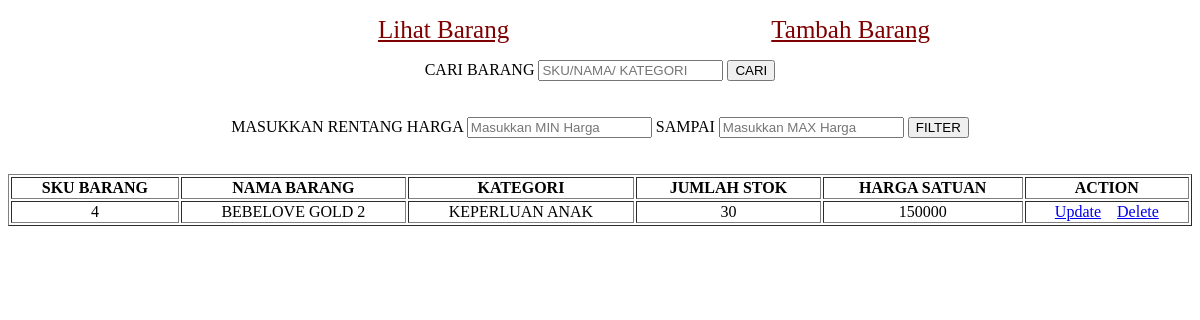
The page /barokah_minimarket/index.php?cari=4 on the database its author committed.
### tables this page shows
CREATE TABLE `barang` (
  `sku` varchar(5) NOT NULL,
  `nama` varchar(40) NOT NULL,
  `kategori` varchar(40) NOT NULL,
  `stok` varchar(40) NOT NULL,
  `harga` int(40) NOT NULL
);

### barokah_minimarket/conn.php (called while the page is built, shortened)
<?php
   function connection() {
   $dbServer = 'localhost';
   $dbUser = 'root';
   $dbPass = '';
   $dbName = "barokah";
   $conn = mysqli_connect($dbServer, $dbUser, $dbPass);
   mysqli_select_db($conn,$dbName);
   return $conn;
}
 ?>

### barokah_minimarket/index.php (the view, shortened to what this page needs)
<?php
   include ('conn.php');
 ?>
 <!DOCTYPE html>
 <html>
 <head>
 </head>
 <body>
 	<div class="menu">
 		<ul>
 		<li style="margin-left: 330px"><a href="<?php echo "index.php"; ?>">Lihat Barang</a></li>
 		<li><a href="<?php echo "tambah.php"; ?>">Tambah Barang</a></li>
 		</ul>
 	</div>
  <div class="cari">
    <form method="GET">
      <label>CARI BARANG</label>
      <input type="text" name="cari" placeholder="SKU/NAMA/ KATEGORI">
      <input type="submit" value="CARI">
    </form>
  </div>
  <br><br>
  <div class="filter">
    <form action="filter.php" method="POST">
    <label>MASUKKAN RENTANG HARGA</label>
    <input type="text" name="min" placeholder="Masukkan MIN Harga" required="required">
    <label>SAMPAI</label>
    <input type="text" name="max" placeholder="Masukkan MAX Harga" required="required">
    <input type="submit" name="filter" value="FILTER">
    </form>
  </div>
  <br><br>
	<div class="tabel">
		<table border="1" width="100%">
		<tr>
            <th>SKU BARANG</th>
            <th>NAMA BARANG</th>
            <th>KATEGORI</th>
            <th>JUMLAH STOK</th>
            <th>HARGA SATUAN</th>
            <th>ACTION</th>
        </tr>
		<?php
         if (isset($_GET['cari'])) {
            $cari = $_GET['cari'];
            $query = "SELECT * FROM barang WHERE sku like'%".$cari."%' OR nama like '%".$cari."%' OR kategori like '%".$cari."%'";
            $result =mysqli_query(connection(),$query);
          }
          else{
            $result = mysqli_query(connection(),"SELECT * FROM barang");
          }
        ?>
       <?php while($data = mysqli_fetch_array($result)): ?>
                  <tr>
                    <td><?php echo $data['sku'];  ?></td>
                    <td><?php echo $data['nama'];  ?></td>
                    <td><?php echo $data['kategori'];  ?></td>
                    <td><?php echo $data['stok'];  ?></td>
                    <td><?php echo $data['harga'];  ?></td>
                    <td>
                      <a href="<?php echo "update.php?sku=".$data['sku']; ?>"> Update</a>
                      <a href="<?php echo "delete.php?sku=".$data['sku']; ?>"> Delete</a>
                    </td>
                  </tr>
         <?php endwhile ?>
		</table>
	</div>
 </body>
 </html>

### barokah_minimarket/index.php (style rules this page uses)
.menu ul { display: flex; }
.menu ul li { flex-grow: 1; list-style: none; font-size: 25px; }
.menu ul li a { color: #800000; }
.tabel tr td { text-align: center; }
.filter { text-align: center; }
.cari { text-align: center; }

### rows shown on the page
barang: sku "4", nama "BEBELOVE GOLD 2", kategori "KEPERLUAN ANAK", stok "30", harga "150000"
